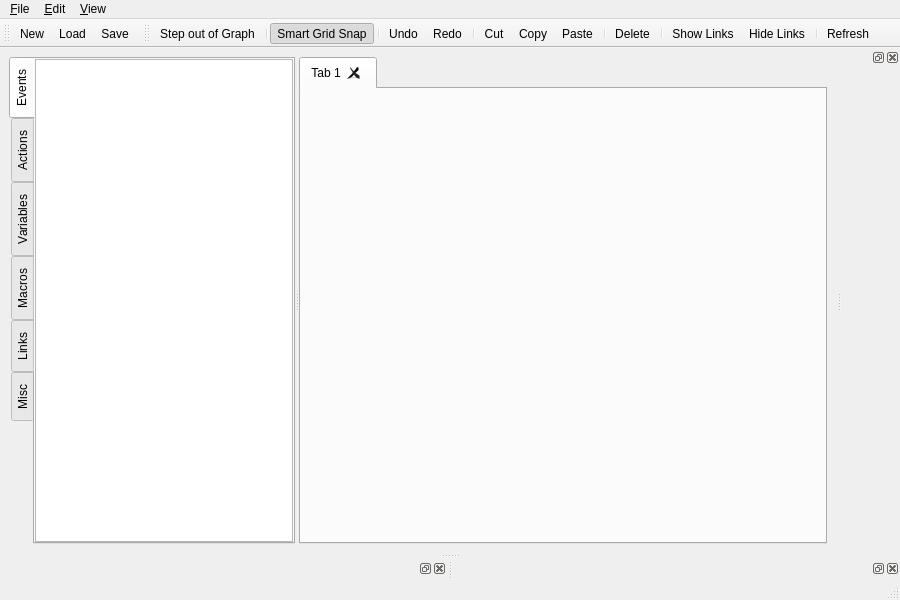
<?xml version="1.0" encoding="UTF-8"?>
<ui version="4.0">
 <class>DirectorEditor</class>
 <widget class="QMainWindow" name="DirectorEditor">
  <property name="geometry">
   <rect>
    <x>0</x>
    <y>0</y>
    <width>900</width>
    <height>600</height>
   </rect>
  </property>
  <property name="windowTitle">
   <string>No Director Graph Loaded</string>
  </property>
  <widget class="QWidget" name="centralwidget">
   <layout class="QGridLayout" name="gridLayout">
    <item row="0" column="0">
     <widget class="QSplitter" name="splitter">
      <property name="orientation">
       <enum>Qt::Horizontal</enum>
      </property>
      <widget class="QTabWidget" name="nodeTabs">
       <property name="sizePolicy">
        <sizepolicy hsizetype="Expanding" vsizetype="Expanding">
         <horstretch>0</horstretch>
         <verstretch>0</verstretch>
        </sizepolicy>
       </property>
       <property name="tabPosition">
        <enum>QTabWidget::West</enum>
       </property>
       <property name="currentIndex">
        <number>0</number>
       </property>
       <widget class="QWidget" name="eventNodeTab">
        <attribute name="title">
         <string>Events</string>
        </attribute>
        <layout class="QGridLayout" name="gridLayout_2">
         <property name="margin">
          <number>0</number>
         </property>
         <item row="0" column="0">
          <widget class="QGraphicsView" name="eventNodeView">
           <property name="alignment">
            <set>Qt::AlignHCenter|Qt::AlignTop</set>
           </property>
           <property name="renderHints">
            <set>QPainter::Antialiasing|QPainter::SmoothPixmapTransform</set>
           </property>
          </widget>
         </item>
        </layout>
       </widget>
       <widget class="QWidget" name="actionNodeTab">
        <attribute name="title">
         <string>Actions</string>
        </attribute>
        <layout class="QGridLayout" name="gridLayout_3">
         <property name="margin">
          <number>0</number>
         </property>
         <item row="0" column="0">
          <widget class="QGraphicsView" name="actionNodeView">
           <property name="alignment">
            <set>Qt::AlignHCenter|Qt::AlignTop</set>
           </property>
           <property name="renderHints">
            <set>QPainter::Antialiasing|QPainter::SmoothPixmapTransform</set>
           </property>
          </widget>
         </item>
        </layout>
       </widget>
       <widget class="QWidget" name="variableNodeTab">
        <attribute name="title">
         <string>Variables</string>
        </attribute>
        <layout class="QGridLayout" name="gridLayout_4">
         <property name="margin">
          <number>0</number>
         </property>
         <item row="0" column="0">
          <widget class="QGraphicsView" name="variableNodeView">
           <property name="alignment">
            <set>Qt::AlignHCenter|Qt::AlignTop</set>
           </property>
           <property name="renderHints">
            <set>QPainter::Antialiasing|QPainter::SmoothPixmapTransform</set>
           </property>
          </widget>
         </item>
        </layout>
       </widget>
       <widget class="QWidget" name="macroNodeTab">
        <attribute name="title">
         <string>Macros</string>
        </attribute>
        <layout class="QGridLayout" name="gridLayout_5">
         <property name="margin">
          <number>0</number>
         </property>
         <item row="0" column="0">
          <widget class="QGraphicsView" name="macroNodeView">
           <property name="alignment">
            <set>Qt::AlignHCenter|Qt::AlignTop</set>
           </property>
           <property name="renderHints">
            <set>QPainter::Antialiasing|QPainter::SmoothPixmapTransform</set>
           </property>
          </widget>
         </item>
        </layout>
       </widget>
       <widget class="QWidget" name="linkNodeTab">
        <attribute name="title">
         <string>Links</string>
        </attribute>
        <layout class="QGridLayout" name="gridLayout_6">
         <property name="margin">
          <number>0</number>
         </property>
         <item row="0" column="0">
          <widget class="QGraphicsView" name="linkNodeView">
           <property name="alignment">
            <set>Qt::AlignHCenter|Qt::AlignTop</set>
           </property>
           <property name="renderHints">
            <set>QPainter::Antialiasing|QPainter::SmoothPixmapTransform</set>
           </property>
          </widget>
         </item>
        </layout>
       </widget>
       <widget class="QWidget" name="miscNodeTab">
        <attribute name="title">
         <string>Misc</string>
        </attribute>
        <layout class="QGridLayout" name="gridLayout_7">
         <property name="margin">
          <number>0</number>
         </property>
         <item row="0" column="0">
          <widget class="QGraphicsView" name="miscNodeView">
           <property name="alignment">
            <set>Qt::AlignHCenter|Qt::AlignTop</set>
           </property>
           <property name="renderHints">
            <set>QPainter::Antialiasing|QPainter::SmoothPixmapTransform</set>
           </property>
          </widget>
         </item>
        </layout>
       </widget>
      </widget>
      <widget class="dtDirector::GraphTabs" name="graphTab">
       <property name="sizePolicy">
        <sizepolicy hsizetype="Expanding" vsizetype="Expanding">
         <horstretch>1</horstretch>
         <verstretch>0</verstretch>
        </sizepolicy>
       </property>
       <property name="tabsClosable">
        <bool>true</bool>
       </property>
       <property name="movable">
        <bool>true</bool>
       </property>
       <widget class="QWidget" name="tab">
        <attribute name="title">
         <string>Tab 1</string>
        </attribute>
       </widget>
      </widget>
     </widget>
    </item>
   </layout>
  </widget>
  <widget class="QMenuBar" name="menubar">
   <property name="geometry">
    <rect>
     <x>0</x>
     <y>0</y>
     <width>900</width>
     <height>21</height>
    </rect>
   </property>
   <widget class="QMenu" name="menuFile">
    <property name="title">
     <string>&amp;File</string>
    </property>
    <addaction name="action_New"/>
    <addaction name="action_Load"/>
    <addaction name="action_Save"/>
    <addaction name="action_Save_as"/>
    <addaction name="separator"/>
    <addaction name="action_Load_Recording"/>
   </widget>
   <widget class="QMenu" name="menu_Edit">
    <property name="title">
     <string>&amp;Edit</string>
    </property>
    <addaction name="action_Step_Out_Of_Graph"/>
    <addaction name="separator"/>
    <addaction name="action_Smart_Grid_snap"/>
    <addaction name="separator"/>
    <addaction name="action_Undo"/>
    <addaction name="action_Redo"/>
    <addaction name="separator"/>
    <addaction name="action_Cut"/>
    <addaction name="action_Copy"/>
    <addaction name="action_Paste"/>
    <addaction name="separator"/>
    <addaction name="action_Delete"/>
    <addaction name="separator"/>
    <addaction name="action_Manage_Libraries"/>
   </widget>
   <widget class="QMenu" name="menu_View">
    <property name="title">
     <string>&amp;View</string>
    </property>
    <addaction name="action_Property_Editor"/>
    <addaction name="action_Graph_Browser"/>
    <addaction name="action_Replay_Browser"/>
    <addaction name="separator"/>
    <addaction name="action_Show_Links"/>
    <addaction name="action_Hide_Links"/>
    <addaction name="separator"/>
    <addaction name="action_Refresh"/>
   </widget>
   <addaction name="menuFile"/>
   <addaction name="menu_Edit"/>
   <addaction name="menu_View"/>
  </widget>
  <widget class="QStatusBar" name="statusbar"/>
  <widget class="QToolBar" name="FileToolbar">
   <property name="windowTitle">
    <string>File Toolbar</string>
   </property>
   <attribute name="toolBarArea">
    <enum>TopToolBarArea</enum>
   </attribute>
   <attribute name="toolBarBreak">
    <bool>false</bool>
   </attribute>
   <addaction name="action_New"/>
   <addaction name="action_Load"/>
   <addaction name="action_Save"/>
  </widget>
  <widget class="QToolBar" name="EditToolbar">
   <property name="windowTitle">
    <string>Edit Toolbar</string>
   </property>
   <attribute name="toolBarArea">
    <enum>TopToolBarArea</enum>
   </attribute>
   <attribute name="toolBarBreak">
    <bool>false</bool>
   </attribute>
   <addaction name="action_Step_Out_Of_Graph"/>
   <addaction name="separator"/>
   <addaction name="action_Smart_Grid_snap"/>
   <addaction name="separator"/>
   <addaction name="action_Undo"/>
   <addaction name="action_Redo"/>
   <addaction name="separator"/>
   <addaction name="action_Cut"/>
   <addaction name="action_Copy"/>
   <addaction name="action_Paste"/>
   <addaction name="separator"/>
   <addaction name="action_Delete"/>
   <addaction name="separator"/>
   <addaction name="action_Show_Links"/>
   <addaction name="action_Hide_Links"/>
   <addaction name="separator"/>
   <addaction name="action_Refresh"/>
  </widget>
  <widget class="dtDirector::PropertyEditor" name="propertyEditor">
   <attribute name="dockWidgetArea">
    <number>8</number>
   </attribute>
  </widget>
  <widget class="dtDirector::GraphBrowser" name="graphBrowser">
   <attribute name="dockWidgetArea">
    <number>8</number>
   </attribute>
  </widget>
  <widget class="dtDirector::ReplayBrowser" name="replayBrowser">
   <attribute name="dockWidgetArea">
    <number>2</number>
   </attribute>
  </widget>
  <action name="action_New">
   <property name="icon">
    <iconset resource="../../src/dtDirectorQt/directorqt.qrc">
     <normaloff>:/icons/new.png</normaloff>:/icons/new.png</iconset>
   </property>
   <property name="text">
    <string>&amp;New</string>
   </property>
   <property name="toolTip">
    <string>Begins a new Director script (Ctrl+N).</string>
   </property>
   <property name="shortcut">
    <string>Ctrl+N</string>
   </property>
  </action>
  <action name="action_Load">
   <property name="icon">
    <iconset resource="../../src/dtDirectorQt/directorqt.qrc">
     <normaloff>:/icons/open.png</normaloff>:/icons/open.png</iconset>
   </property>
   <property name="text">
    <string>&amp;Load</string>
   </property>
   <property name="toolTip">
    <string>Loads a Director script from a file (Ctrl+L).</string>
   </property>
   <property name="shortcut">
    <string>Ctrl+L</string>
   </property>
  </action>
  <action name="action_Save">
   <property name="icon">
    <iconset resource="../../src/dtDirectorQt/directorqt.qrc">
     <normaloff>:/icons/save.png</normaloff>:/icons/save.png</iconset>
   </property>
   <property name="text">
    <string>&amp;Save</string>
   </property>
   <property name="toolTip">
    <string>Saves the current Director script (Ctrl+S).</string>
   </property>
   <property name="shortcut">
    <string>Ctrl+S</string>
   </property>
  </action>
  <action name="action_Save_as">
   <property name="icon">
    <iconset resource="../../src/dtDirectorQt/directorqt.qrc">
     <normaloff>:/icons/save.png</normaloff>:/icons/save.png</iconset>
   </property>
   <property name="text">
    <string>&amp;Save as...</string>
   </property>
   <property name="toolTip">
    <string>Saves the current Director script.</string>
   </property>
  </action>
  <action name="action_Load_Recording">
   <property name="icon">
    <iconset resource="../../src/dtDirectorQt/directorqt.qrc">
     <normaloff>:/icons/open.png</normaloff>:/icons/open.png</iconset>
   </property>
   <property name="text">
    <string>&amp;Load Recording</string>
   </property>
   <property name="toolTip">
    <string>Loads recorded script data.</string>
   </property>
  </action>
  <action name="action_Step_Out_Of_Graph">
   <property name="icon">
    <iconset resource="../../src/dtDirectorQt/directorqt.qrc">
     <normaloff>:/icons/parent.png</normaloff>:/icons/parent.png</iconset>
   </property>
   <property name="text">
    <string>Step &amp;out of Graph</string>
   </property>
   <property name="toolTip">
    <string>Returns to the parent graph (Ctrl+Shift+U).</string>
   </property>
   <property name="shortcut">
    <string>Ctrl+Shift+U</string>
   </property>
  </action>
  <action name="action_Smart_Grid_snap">
   <property name="checkable">
    <bool>true</bool>
   </property>
   <property name="checked">
    <bool>true</bool>
   </property>
   <property name="icon">
    <iconset resource="../../src/dtDirectorQt/directorqt.qrc">
     <normaloff>:/icons/snapgrid.png</normaloff>:/icons/snapgrid.png</iconset>
   </property>
   <property name="text">
    <string>Smart &amp;Grid Snap</string>
   </property>
   <property name="toolTip">
    <string>Snaps nodes to a smart grid determined by the placement of other nodes (Ctrl+G).</string>
   </property>
   <property name="shortcut">
    <string>Ctrl+G</string>
   </property>
  </action>
  <action name="action_Undo">
   <property name="icon">
    <iconset resource="../../src/dtDirectorQt/directorqt.qrc">
     <normaloff>:/icons/undo.png</normaloff>:/icons/undo.png</iconset>
   </property>
   <property name="text">
    <string>&amp;Undo</string>
   </property>
   <property name="toolTip">
    <string>Reverts to your last action (Ctrl+Z).</string>
   </property>
   <property name="shortcut">
    <string>Ctrl+Z</string>
   </property>
  </action>
  <action name="action_Redo">
   <property name="icon">
    <iconset resource="../../src/dtDirectorQt/directorqt.qrc">
     <normaloff>:/icons/redo.png</normaloff>:/icons/redo.png</iconset>
   </property>
   <property name="text">
    <string>&amp;Redo</string>
   </property>
   <property name="toolTip">
    <string>Reverts your last undo action (Ctrl+Y).</string>
   </property>
   <property name="shortcut">
    <string>Ctrl+Y</string>
   </property>
  </action>
  <action name="action_Delete">
   <property name="icon">
    <iconset resource="../../src/dtDirectorQt/directorqt.qrc">
     <normaloff>:/icons/delete.png</normaloff>:/icons/delete.png</iconset>
   </property>
   <property name="text">
    <string>&amp;Delete</string>
   </property>
   <property name="toolTip">
    <string>Reverts your last undo action (Delete).</string>
   </property>
   <property name="shortcut">
    <string>Del</string>
   </property>
  </action>
  <action name="action_Cut">
   <property name="icon">
    <iconset resource="../../src/dtDirectorQt/directorqt.qrc">
     <normaloff>:/icons/cut.png</normaloff>:/icons/cut.png</iconset>
   </property>
   <property name="text">
    <string>&amp;Cut</string>
   </property>
   <property name="toolTip">
    <string>Cuts the currently selected nodes to the clipboard (Ctrl+X).</string>
   </property>
   <property name="shortcut">
    <string>Ctrl+X</string>
   </property>
  </action>
  <action name="action_Copy">
   <property name="icon">
    <iconset resource="../../src/dtDirectorQt/directorqt.qrc">
     <normaloff>:/icons/duplicate.png</normaloff>:/icons/duplicate.png</iconset>
   </property>
   <property name="text">
    <string>&amp;Copy</string>
   </property>
   <property name="toolTip">
    <string>Copies the currently selected nodes to the clipboard (Ctrl+C).</string>
   </property>
   <property name="shortcut">
    <string>Ctrl+C</string>
   </property>
  </action>
  <action name="action_Paste">
   <property name="icon">
    <iconset resource="../../src/dtDirectorQt/directorqt.qrc">
     <normaloff>:/icons/paste.png</normaloff>:/icons/paste.png</iconset>
   </property>
   <property name="text">
    <string>&amp;Paste</string>
   </property>
   <property name="toolTip">
    <string>Pastes the nodes saved in the clipboard to the current graph (Ctrl+V).</string>
   </property>
   <property name="shortcut">
    <string>Ctrl+V</string>
   </property>
  </action>
  <action name="action_Manage_Libraries">
   <property name="text">
    <string>&amp;Manage Libraries...</string>
   </property>
   <property name="toolTip">
    <string>Manages the Node Libraries for the script.</string>
   </property>
  </action>
  <action name="action_Property_Editor">
   <property name="checkable">
    <bool>true</bool>
   </property>
   <property name="checked">
    <bool>true</bool>
   </property>
   <property name="text">
    <string>&amp;Property Editor</string>
   </property>
   <property name="toolTip">
    <string>Shows the Property Editor (Ctrl+P).</string>
   </property>
   <property name="shortcut">
    <string>Ctrl+P</string>
   </property>
  </action>
  <action name="action_Graph_Browser">
   <property name="checkable">
    <bool>true</bool>
   </property>
   <property name="checked">
    <bool>true</bool>
   </property>
   <property name="text">
    <string>&amp;Graph Browser</string>
   </property>
   <property name="toolTip">
    <string>Shows the Graph Browser (Ctrl+B).</string>
   </property>
   <property name="shortcut">
    <string>Ctrl+B</string>
   </property>
  </action>
  <action name="action_Replay_Browser">
   <property name="checkable">
    <bool>true</bool>
   </property>
   <property name="text">
    <string>&amp;Replay Browser</string>
   </property>
   <property name="toolTip">
    <string>Shows the Replay Browser (Ctrl+R).</string>
   </property>
   <property name="shortcut">
    <string>Ctrl+R</string>
   </property>
  </action>
  <action name="action_Show_Links">
   <property name="icon">
    <iconset resource="../../src/dtDirectorQt/directorqt.qrc">
     <normaloff>:/icons/showlinks.png</normaloff>:/icons/showlinks.png</iconset>
   </property>
   <property name="text">
    <string>&amp;Show Links</string>
   </property>
   <property name="toolTip">
    <string>Shows all hidden links on selected nodes (Ctrl+U).</string>
   </property>
   <property name="shortcut">
    <string>Ctrl+U</string>
   </property>
  </action>
  <action name="action_Hide_Links">
   <property name="icon">
    <iconset resource="../../src/dtDirectorQt/directorqt.qrc">
     <normaloff>:/icons/hidelinks.png</normaloff>:/icons/hidelinks.png</iconset>
   </property>
   <property name="text">
    <string>&amp;Hide Links</string>
   </property>
   <property name="toolTip">
    <string>Hides all unused links on selected nodes (Ctrl+H).</string>
   </property>
   <property name="shortcut">
    <string>Ctrl+H</string>
   </property>
  </action>
  <action name="action_Refresh">
   <property name="icon">
    <iconset resource="../../src/dtDirectorQt/directorqt.qrc">
     <normaloff>:/icons/refresh.png</normaloff>:/icons/refresh.png</iconset>
   </property>
   <property name="text">
    <string>&amp;Refresh</string>
   </property>
   <property name="toolTip">
    <string>Refresh the current view (F5).</string>
   </property>
   <property name="shortcut">
    <string>F5</string>
   </property>
  </action>
 </widget>
 <customwidgets>
  <customwidget>
   <class>dtDirector::PropertyEditor</class>
   <extends>QDockWidget</extends>
   <header location="global">dtDirectorQt/propertyeditor.h</header>
   <container>1</container>
  </customwidget>
  <customwidget>
   <class>dtDirector::GraphBrowser</class>
   <extends>QDockWidget</extends>
   <header location="global">dtDirectorQt/graphbrowser.h</header>
   <container>1</container>
  </customwidget>
  <customwidget>
   <class>dtDirector::ReplayBrowser</class>
   <extends>QDockWidget</extends>
   <header location="global">dtDirectorQt/replaybrowser.h</header>
   <container>1</container>
  </customwidget>
  <customwidget>
   <class>dtDirector::GraphTabs</class>
   <extends>QTabWidget</extends>
   <header location="global">dtDirectorQt/graphtabs.h</header>
   <container>1</container>
  </customwidget>
 </customwidgets>
 <resources>
  <include location="../../src/dtDirectorQt/directorqt.qrc"/>
 </resources>
 <connections/>
</ui>
